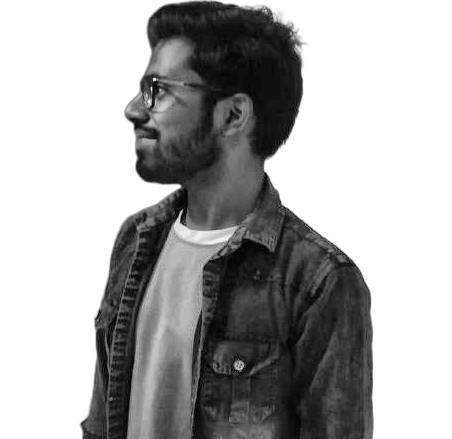
#> input picture source-prepped.png, 452 x 439 px
$ python make_ascii_svg.py
#> lines starting #> are read from the running program, lines starting #| are printed output that depends on the picture; after the words box and inside, x2 and y2 are one past the last pixel; in counts of white or black regions, pixels touching at a corner belong together
#!/usr/bin/env python3
"""Turn source-prepped.png into a monochrome ASCII portrait that prints itself row by row.

usage: python scripts/make_ascii_svg.py   (STATIC=1 for a frozen, fully printed frame)
reads: source-prepped.png   writes: altaf-ascii.svg
"""
import os
from pathlib import Path
from xml.sax.saxutils import escape

import numpy as np
from PIL import Image

ROOT = Path(__file__).resolve().parent.parent
SRC, OUT = ROOT / "source-prepped.png", ROOT / "altaf-ascii.svg"

COLS, ROWS = 100, 53
RAMP = " .`:-=+*cs#%@"  # sparse -> dense; index 0 (space) is reserved for the background
CW, LH, FS = 6.02, 11, 10  # cell width, line height, font size
PAD = 16
INK, BG = "#c9d1d9", "#0d1117"
ROW_DELAY, ROW_DUR = 0.045, 0.35  # seconds: stagger between rows, wipe time per row
STATIC = os.environ.get("STATIC") == "1"


def grid():
    full = Image.open(SRC).convert("L")
#> full is the input picture: PIL image 452x439 L; min 1, max 255, mean 171.2
    px = np.asarray(full.resize((COLS, ROWS), Image.LANCZOS), dtype=np.float32) / 255.0
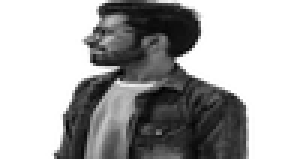
#> px: shape (53, 100) float32 (shown 3 times larger); min 0.0118, max 1, mean 0.671
    # Background = the white the photo was flattened onto. Measured at full resolution and
    # pooled, so the anti-aliased edge does not print as a halo of dense glyphs.
    white = Image.fromarray(((np.asarray(full) > 245) * 255).astype(np.uint8))
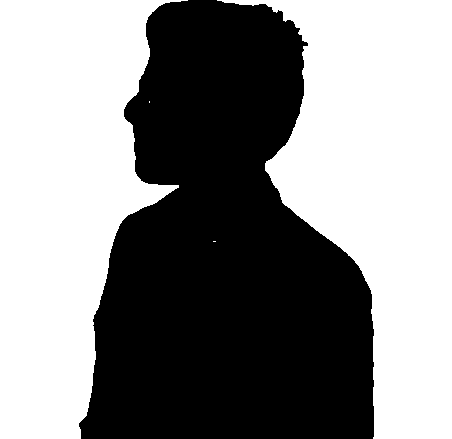
#> white: PIL image 452x439 L; 54.5% white; 1 black region, box (x1, y1, x2, y2) and area: (79, 0, 374, 439) 90310
    bg = np.asarray(white.resize((COLS, ROWS), Image.BOX), dtype=np.float32) / 255.0 > 0.35
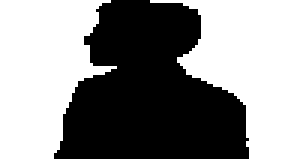
#> bg: shape (53, 100) bool (shown 3 times larger); 55% white; 1 black region, box (x1, y1, x2, y2) and area: (18, 0, 83, 53) 2385
    # Light ink on a dark terminal: bright skin and shirt print dense, dark hair and shadow sparse.
    # Stretch the subject's own range first so the face does not merge into the hair.
    lo, hi = np.percentile(px[~bg], [3, 97])
#> lo = 0.0549; hi = 0.71
    tone = np.clip((px - lo) / max(hi - lo, 1e-3), 0, 1) ** 0.9
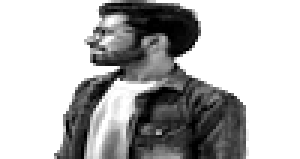
#> tone: shape (53, 100) float32 (shown 3 times larger); min 0, max 1, mean 0.712
    idx = (tone * (len(RAMP) - 1)).round().astype(int)
    idx[bg] = 0
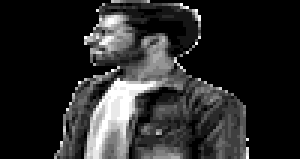
#> idx: shape (53, 100) int64 (shown 3 times larger); min 0, max 12, mean 1.94; drawn with min black and max white
    return ["".join(RAMP[i] for i in row).rstrip() for row in idx]


def main():
    rows = grid()
#> rows = 53 items
    w, h = COLS * CW + 2 * PAD, ROWS * LH + 2 * PAD
    out = [
        f'<svg xmlns="http://www.w3.org/2000/svg" width="{w:.0f}" height="{h:.0f}" viewBox="0 0 {w:.0f} {h:.0f}">',
        f'<rect width="100%" height="100%" rx="10" fill="{BG}"/>',
        "<defs>",
    ]
    body = []
    for i, line in enumerate(rows):
        if not line.strip():
            continue
        y = PAD + i * LH
        lw = len(line) * CW
        begin = f"{i * ROW_DELAY:.3f}s"
        if STATIC:
            out.append(f'<clipPath id="r{i}"><rect x="{PAD}" y="{y}" width="{lw:.1f}" height="{LH}"/></clipPath>')
        else:
            out.append(
                f'<clipPath id="r{i}"><rect x="{PAD}" y="{y}" width="0" height="{LH}">'
                f'<animate attributeName="width" from="0" to="{lw:.1f}" begin="{begin}" dur="{ROW_DUR}s" fill="freeze"/>'
                "</rect></clipPath>"
            )
        body.append(
            f'<text x="{PAD}" y="{y + LH - 2.5}" clip-path="url(#r{i})" textLength="{lw:.1f}" '
            f'lengthAdjust="spacingAndGlyphs" xml:space="preserve">{escape(line)}</text>'
        )
        if not STATIC:
            # A block cursor rides the wipe edge, then disappears.
            body.append(
                f'<rect x="{PAD}" y="{y + 1}" width="{CW:.2f}" height="{LH - 2}" fill="{INK}" opacity="0">'
                f'<set attributeName="opacity" to="0.9" begin="{begin}"/>'
                f'<animate attributeName="x" from="{PAD}" to="{PAD + lw:.1f}" begin="{begin}" dur="{ROW_DUR}s" fill="freeze"/>'
                f'<set attributeName="opacity" to="0" begin="{i * ROW_DELAY + ROW_DUR:.3f}s"/>'
                "</rect>"
            )
#> this loop made 53 passes
#> (y, lw, begin) on passes 1 to 12: (16, 301, '0.000s'), (27, 367.2, '0.045s'), (38, 379.3, '0.090s'), (49, 397.3, '0.135s'), (60, 397.3, '0.180s'), (71, 403.3, '0.225s'), (82, 403.3, '0.270s'), (93, 403.3, '0.315s'), (104, 403.3, '0.360s'), (115, 403.3, '0.405s'), (126, 403.3, '0.450s'), (137, 403.3, '0.495s')
#> after the loop, body = 106 items; out = 56 items
    out.append("</defs>")
    out.append(
        f'<g font-family="ui-monospace,SFMono-Regular,Menlo,Consolas,monospace" font-size="{FS}" fill="{INK}">'
    )
    out += body
#> out = 164 items
    out += ["</g>", "</svg>"]
    OUT.write_text("\n".join(out) + "\n")
    print(OUT)


if __name__ == "__main__":
    main()
